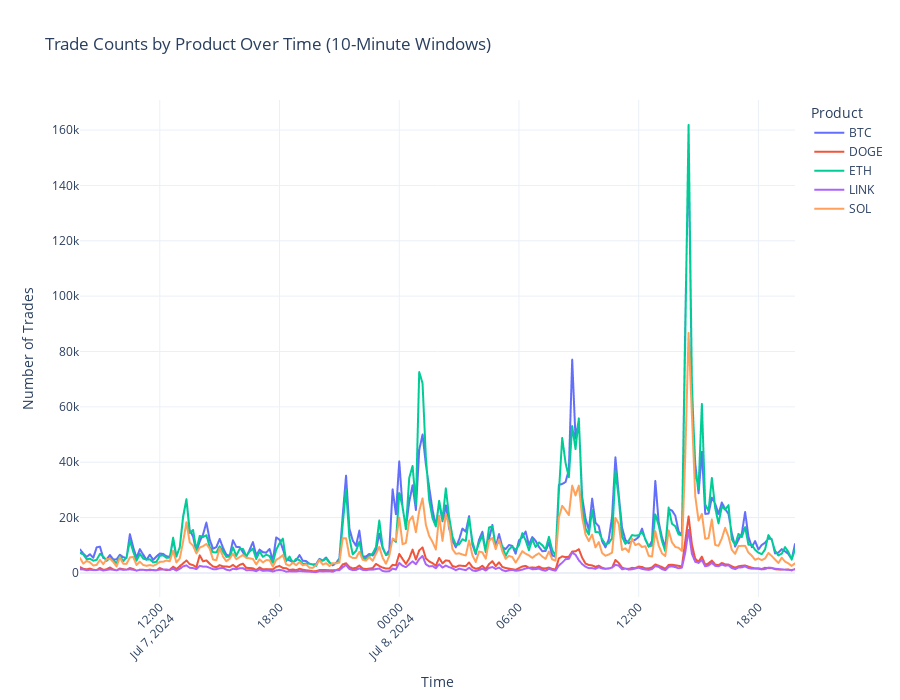

Notebook code for this chart:
### Markdown cell above
## NOT RELATED TO ABOVE: General plot to see how each 10 mins the distribution of # of trades of each product changes

### Code cell
import plotly.express as px

# Convert the timestamp column to datetime if not already
all_trades_wholepd["bucket_10m"] = all_trades_wholepd["bucket_5m"].dt.floor("10T")

# Group by 10-minute buckets and product, counting the number of trades
trade_counts_10m = all_trades_wholepd.groupby(["bucket_10m", "product"]).size().reset_index(name="trade_count")

# Create an interactive Plotly line chart
fig = px.line(
    trade_counts_10m,
    x="bucket_10m",
    y="trade_count",
    color="product",
    title="Trade Counts by Product Over Time (10-Minute Windows)",
    labels={"bucket_10m": "Time (10-min buckets)", "trade_count": "Number of Trades"},
    template="plotly_white"
)

# Improve readability
fig.update_layout(
    autosize=True,
    height=700,
    width=900,
    xaxis_title="Time",
    yaxis_title="Number of Trades",
    legend_title="Product",
    xaxis=dict(showgrid=True, tickangle=-45),
    yaxis=dict(showgrid=True)
)

# Show the interactive plot
fig.show()

### Figure 1 — Plotly figure (JSON) as saved in the notebook; plotly's stock layout.template omitted (floating-point values rounded to 4 significant figures; data arrays with more than 128 entries replaced by an {"elided": "..."} marker saying what was removed)
{"data": [{"hovertemplate": "product=BTC<br>Time (10-min buckets)=%{x}<br>Number of Trades=%{y}<extra></extra>", "legendgroup": "BTC", "line": {"color": "#636efa", "dash": "solid"}, "marker": {"symbol": "circle"}, "mode": "lines", "name": "BTC", "showlegend": true, "type": "scattergl", "x": {"elided": "216 str values"}, "xaxis": "x", "y": {"elided": "216 int values"}, "yaxis": "y"}, {"hovertemplate": "product=DOGE<br>Time (10-min buckets)=%{x}<br>Number of Trades=%{y}<extra></extra>", "legendgroup": "DOGE", "line": {"color": "#EF553B", "dash": "solid"}, "marker": {"symbol": "circle"}, "mode": "lines", "name": "DOGE", "showlegend": true, "type": "scattergl", "x": {"elided": "216 str values"}, "xaxis": "x", "y": {"elided": "216 int values"}, "yaxis": "y"}, {"hovertemplate": "product=ETH<br>Time (10-min buckets)=%{x}<br>Number of Trades=%{y}<extra></extra>", "legendgroup": "ETH", "line": {"color": "#00cc96", "dash": "solid"}, "marker": {"symbol": "circle"}, "mode": "lines", "name": "ETH", "showlegend": true, "type": "scattergl", "x": {"elided": "216 str values"}, "xaxis": "x", "y": {"elided": "216 int values"}, "yaxis": "y"}, {"hovertemplate": "product=LINK<br>Time (10-min buckets)=%{x}<br>Number of Trades=%{y}<extra></extra>", "legendgroup": "LINK", "line": {"color": "#ab63fa", "dash": "solid"}, "marker": {"symbol": "circle"}, "mode": "lines", "name": "LINK", "showlegend": true, "type": "scattergl", "x": {"elided": "216 str values"}, "xaxis": "x", "y": {"elided": "216 int values"}, "yaxis": "y"}, {"hovertemplate": "product=SOL<br>Time (10-min buckets)=%{x}<br>Number of Trades=%{y}<extra></extra>", "legendgroup": "SOL", "line": {"color": "#FFA15A", "dash": "solid"}, "marker": {"symbol": "circle"}, "mode": "lines", "name": "SOL", "showlegend": true, "type": "scattergl", "x": {"elided": "216 str values"}, "xaxis": "x", "y": {"elided": "216 int values"}, "yaxis": "y"}], "layout": {"autosize": true, "height": 700, "legend": {"title": {"text": "Product"}, "tracegroupgap": 0}, "title": {"text": "Trade Counts by Product Over Time (10-Minute Windows)"}, "width": 900, "xaxis": {"anchor": "y", "autorange": true, "domain": [0, 1], "range": ["2024-07-07 08:00", "2024-07-08 19:50"], "showgrid": true, "tickangle": -45, "title": {"text": "Time"}, "type": "date"}, "yaxis": {"anchor": "x", "autorange": true, "domain": [0, 1], "range": [-8703.0, 170900.0], "showgrid": true, "title": {"text": "Number of Trades"}, "type": "linear"}}}
